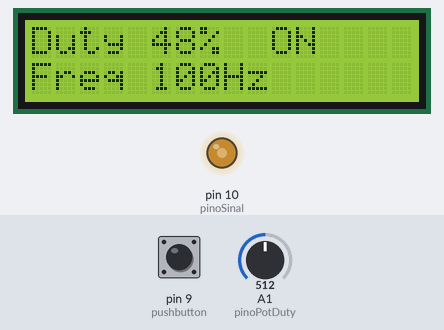
Recording of a sketch running on a simulated Arduino Uno, built with avr-gcc and run on an emulated ATmega328P. Shown: 16×2 character LCD, output pins drawn as LEDs (lit = HIGH). Inputs (shaded band) come from the test bench; at power-on: A1 (pinoPotDuty) = 512, pin 9 (pushbutton) HIGH.

Above: at 5.2 s.
5.3 s: A1 (pinoPotDuty) set to 17
At 6.5 s:
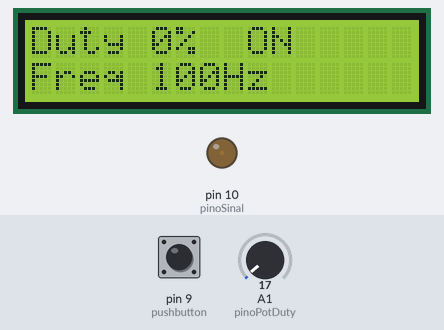
6.8 s: A1 (pinoPotDuty) set to 14
At 8.0 s:
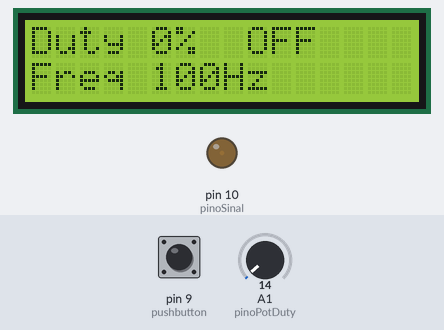
8.3 s: A1 (pinoPotDuty) set to 716
At 9.2 s:
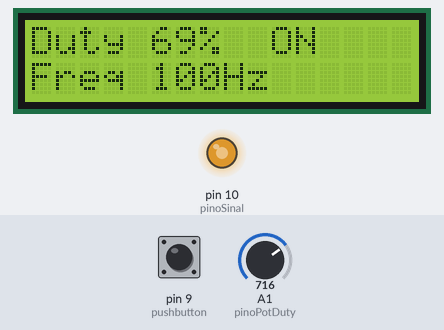
9.8 s: pin 9 (pushbutton) pulled LOW for 1 s
At 11.2 s:
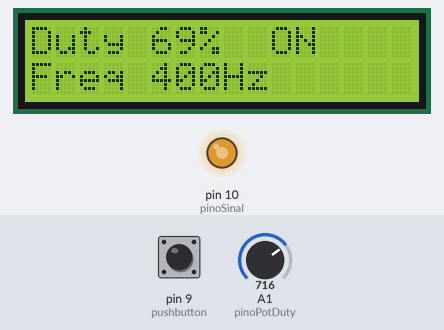
12.3 s: A1 (pinoPotDuty) set to 900
At 13.5 s:
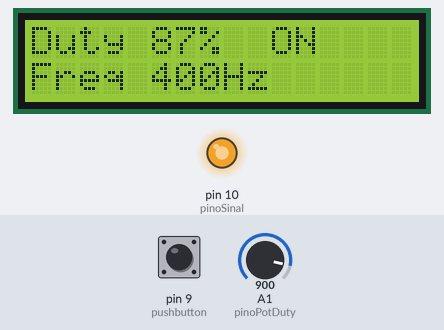
13.8 s: pin 9 (pushbutton) pulled LOW for 0.15 s
At 15.5 s:
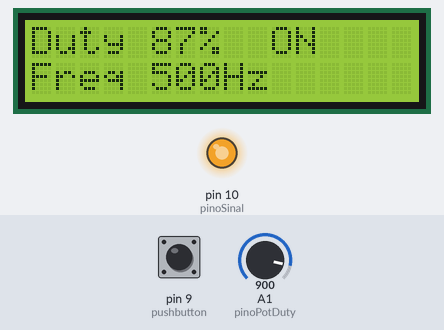
Timing chart, 0 to 16.6 s (numbered marks = the images above; inputs shaded):
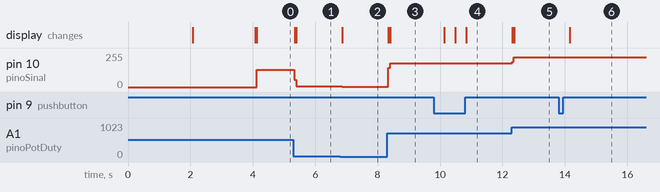

The sketch:

pwm_com_frequenica.ino
```cpp
#include "TimerOne.h"
#include <LiquidCrystal.h>
 const int rs = 12, en = 11, d4 = 5, d5 = 4, d6 = 3, d7 = 2;
LiquidCrystal lcd(rs, en, d4, d5, d6, d7);
const int pinoSinal = 10;
const int pinoPotFreq = A0;
const int pinoPotDuty = A1;
int freq=950;
int bot=0;

int pushbutton = 9; // declara o push button na porta 9
int pushbutton1 = 8; // declara o push button na porta 8
 int dutyVal=0;
void setup (){
   pinMode(pushbutton, INPUT_PULLUP); // define o pino do botao como entrada
    pinMode(pushbutton1, INPUT_PULLUP); // define o pino do botao como entrada
  pinMode(pinoSinal, OUTPUT);

  Timer1.initialize(100000);
   lcd.begin(16, 2);
      lcd.setCursor(0, 0);
     lcd.print("///PWM TESTE///");
      lcd.setCursor(0, 1);
     lcd.print("   MECANICA");
     delay(2000);
     lcd.clear();
      lcd.setCursor(0, 0);
     lcd.print("///PWM TESTE///");
      lcd.setCursor(0, 1);
     lcd.print("   MAZUQUINI");
     delay(2000);
     lcd.clear();
}

void loop(){

  dutyVal = leituraPot(pinoPotDuty);
  int periodoval = freq;

  periodoval  = map(periodoval , 0, 1000, 1000, 10000);

  Timer1.pwm (pinoSinal, dutyVal, periodoval);


     lcd.setCursor(0, 0);
     lcd.print("Duty ");
     if((dutyVal-25)/10>=0){
     lcd.print((dutyVal-25)/10);
      lcd.print("% ");
      lcd.print(" ON ");
     }else{
      lcd.print("0");
       lcd.print("% ");
      lcd.print(" OFF ");
     }

     lcd.setCursor(0, 1);
     lcd.print("Freq ");

         if (digitalRead(pushbutton) == LOW) // Se o botão for pressionado
  {
   bot ++;
    delay(300);
  }

  if(bot==0){
     lcd.print(100);
     lcd.print("Hz ");
     freq=990;
  }
  if(bot==1){
     lcd.print(200);
     lcd.print("Hz ");
     freq=450;
  }
   if(bot==2){
     lcd.print(300);
     lcd.print("Hz ");
     freq=250;
  }
   if(bot==3){
     lcd.print(400);
     lcd.print("Hz ");
     freq=160;
  }
   if(bot==4){
     lcd.print(500);
     lcd.print("Hz ");
     freq=110;
  }
   if(bot==5){
     lcd.print(600);
     lcd.print("Hz ");
     freq=70;
  }
   if(bot==6){
     lcd.print(700);
     lcd.print("Hz ");
     freq=46;
  }
   if(bot==7){
     lcd.print(800);
     lcd.print("Hz ");
     freq=28;
  }
   if(bot==8){
     lcd.print(900);
     lcd.print("Hz ");
     freq=12;
  }
   if(bot==9){
     lcd.print(1000);
     lcd.print("Hz ");
     freq=0;
  }
   if(bot==10){
     bot=0;
  }

}
int leituraPot(int pinoPot){
  int leitura=0;
  int numLeituras=10;
  for(int i =0 ; i <numLeituras; i++){
    leitura = leitura + analogRead(pinoPot);
    delay(5);
  }
  leitura=leitura / numLeituras;
  return leitura;

}
```

Measured:
- the behaviour switches between 16 and 15 on A1 (pinoPotDuty) (found by bisection; images 1 and 2)
- after the input at 5.3 s, pin 10 (pinoSinal): 128/255 → 4/255 at once; the display: first changes at once (image 1 shows a later state)
- after the input at 6.8 s, pin 10 (pinoSinal): 4/255 → 3/255 after 0.06 s; the display: changes after 0.07 s (image 2)
- after the input at 8.3 s, pin 10 (pinoSinal): 3/255 → 179/255 at once; the display: first changes after 0.05 s (image 3 shows a later state)
- after the input at 9.8 s, the display: first changes after 0.33 s (image 4 shows a later state)
- after the input at 12.3 s, pin 10 (pinoSinal): 179/255 → 225/255 at once; the display: first changes at once (image 5 shows a later state)
- after the input at 13.8 s, the display: changes after 0.35 s (image 6)
